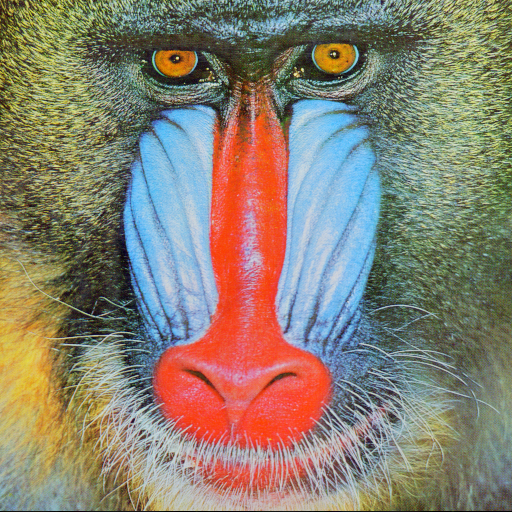
%> input picture BaboonRGB.tif, 512 x 512 px
$ octave main.m   (GNU Octave 9; MATLAB toolbox functions it lacks are replaced by stand-ins)
%> lines starting %> are read from the running program, lines starting %| are printed output that depends on the picture
%> further down, f is the input picture: size 512x512x3 uint8; mean R, G, B 137.4, 128.9, 113.1
### jpegCompression.m
function [ output ] = jpegCompression( Iinput, quality )
%> called with quality = 20
%-----------------------------------------------------------
% RGB- YCBCR CONVERSION
%-----------------------------------------------------------
I=rgb2ycbcr(Iinput);
%> I: size 512x512x3 uint8; mean of channels 1, 2, 3 127.3, 119.8, 132.9
Y=I(:,:,1);
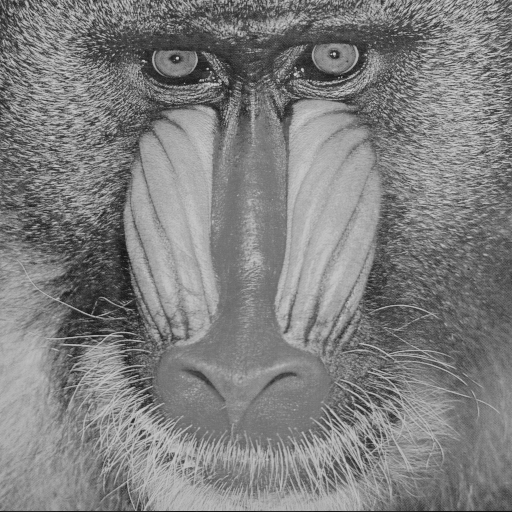
%> Y: size 512x512 uint8; min 16, max 214, mean 127.3
cb=I(:,:,2);
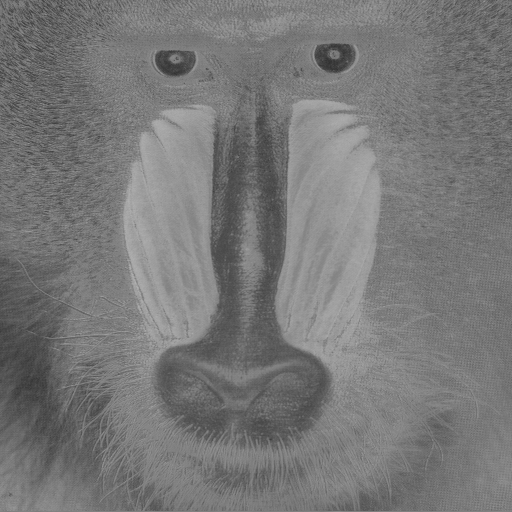
%> cb: size 512x512 uint8; min 49, max 177, mean 119.8
cr=I(:,:,3);
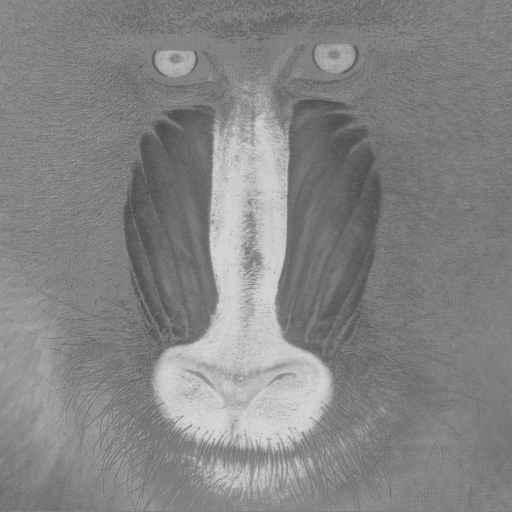
%> cr: size 512x512 uint8; min 68, max 218, mean 132.9

[a,b]=size(cb);
%> a = 512; b = 512
%-----------------------------------------------------------
% Quantization Tables
%-----------------------------------------------------------
Qluminance=[16 11 10 16 24 40 51 61;
   12 12 14 19 26 58 60 55;
   14 13 16 24 40 57 69 56;
   14 17 22 29 51 87 80 62;
   18 22 37 56 68 109 103 77;
   24 35 55 64 81 104 113 92;
   49 64 78 87 103 121 120 101;
   72 92 95 98 112 100 103 99];

Qchrominance=[17 18 24 47 99 99 99 99;
   18 21 26 66 99 99 99 99;
   24 26 56 99 99 99 99 99;
   47 99 99 99 99 99 99 99;
   99 99 99 99 99 99 99 99;
   99 99 99 99 99 99 99 99;
   99 99 99 99 99 99 99 99;
   99 99 99 99 99 99 99 99];
%-----------------------------------------------------------
% Scale
%-----------------------------------------------------------
qf=quality;
if qf>95
    qscale=1;

elseif qf < 50
qscale = floor(5000 / qf ) ;
else
qscale = 200 - 2 * qf ;
end
Qluminance = (Qluminance*(qscale/100));
Qchrominance=(Qchrominance*(qscale/100));
%-----------------------------------------------------------
% Applying Discrete Cosine Transform
%-----------------------------------------------------------
fun = @(block_struct) dct2(block_struct.data);
Y_dct=blockproc(Y,[8 8],fun);
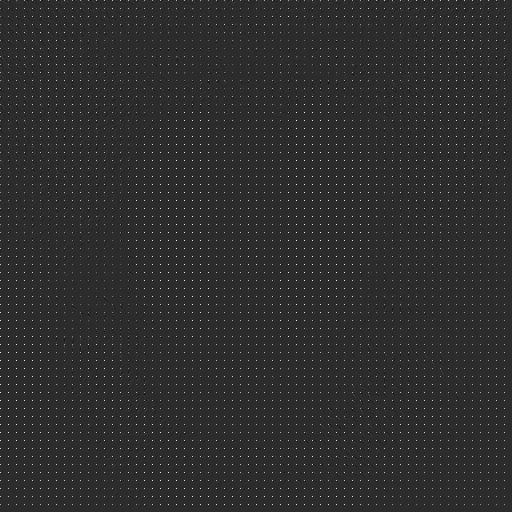
%> Y_dct: size 512x512 double; min -320.4, max 1525.2, mean 16; drawn with min black and max white
CB_dct=blockproc(cb,[8 8],fun);
CR_dct=blockproc(cr,[8 8],fun);
%-----------------------------------------------------------
% Quantization of the DCT coefficients
%-----------------------------------------------------------
quantY = @(block_struct) round( block_struct.data./Qluminance);
quantCB = @(block_struct) round( block_struct.data./Qchrominance);

quantizedY=blockproc(Y_dct,[8 8],quantY);
quantizedCB=blockproc(CB_dct,[8 8],quantCB);
quantizedCR=blockproc(CR_dct,[8 8],quantCB);
%-----------------------------------------------------------
% ZigZag Scanning
%-----------------------------------------------------------
%> the run ends on the next line
zigzagedY=zigzag(quantizedY);
zigzagedCB=zigzag(quantizedCB);
zigzagedCR=zigzag(quantizedCR);
%-----------------------------------------------------------
% Zero-Run-Length Encoding
%-----------------------------------------------------------
[dY,cY]=rl_enc(zigzagedY');
[dB,cB]=rl_enc(zigzagedCB');
[dR,cR]=rl_enc(zigzagedCR');
%-----------------------------------------------------------
% Zero-Run-Length Decoding
%-----------------------------------------------------------
resultY=rl_dec(dY,cY);
resultCB=rl_dec(dB,cB);
resultCR=rl_dec(dR,cR);
%-----------------------------------------------------------
% InvZigZag Scanning
%-----------------------------------------------------------
invzigzagedY=invzigzag(resultY,a,b);
invzigzagedCB=invzigzag(resultCB,a,b);
invzigzagedCR=invzigzag(resultCR,a,b);
%-----------------------------------------------------------
% dequantization
%-----------------------------------------------------------
dequantY = @(block_struct) block_struct.data.*Qluminance;
dequantCB = @(block_struct) block_struct.data.*Qchrominance;

iquantizedY=blockproc(invzigzagedY,[8 8],dequantY);
iquantizedCB=blockproc(invzigzagedCB,[8 8],dequantCB);
iquantizedCR=blockproc(invzigzagedCR,[8 8],dequantCB);
%-----------------------------------------------------------
% IDCT
%-----------------------------------------------------------
fun = @(block_struct) idct2(block_struct.data);

Y1 = blockproc(iquantizedY, [8 8], fun);
cb1 = blockproc(iquantizedCB, [8 8], fun);
cr1 = blockproc(iquantizedCR, [8 8], fun);
%-----------------------------------------------------------
% YCBCR- RGB CONVERSION
%-----------------------------------------------------------
output(:,:,1)=Y1;
output(:,:,2)=cb1;
output(:,:,3)=cr1;
output=uint8(output);
output=ycbcr2rgb(output);

end

### main.m
f=imread('BaboonRGB.tif');
%                            quality
[output]= jpegCompression(f,20);
